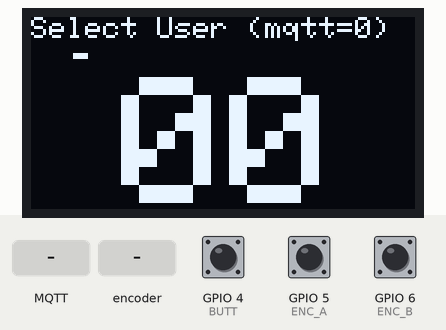
A sketch run on a simulated ESP32-C3. On the bench: 128×64 one-colour display. Inputs (shaded band) come from the test bench; at power-on: GPIO 4 (BUTT) HIGH, GPIO 5 (ENC_A) HIGH, GPIO 6 (ENC_B) HIGH. A WiFi scan finds three made-up networks; no MQTT or app messages arrive unless stated; not simulated (calls return 0 or success): arduino_secrets.h; what the sketch prints to the serial monitor is not drawn.

Above: at 5.7 s.
5.8 s: MQTT message "0" arrives on the first subscribed topic
At 7.35 s:
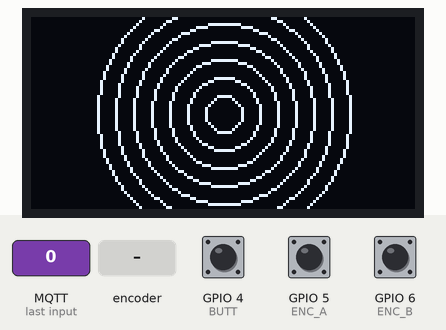
9.6 s: rotary encoder on GPIO 5 (ENC_A) / GPIO 6 (ENC_B) turned 1 step (first pin leading)
At 10.8 s:
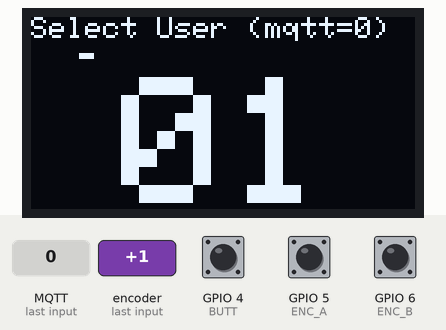
11.5 s: GPIO 4 (BUTT) pulled LOW for 1.3 s
At 12.9 s:
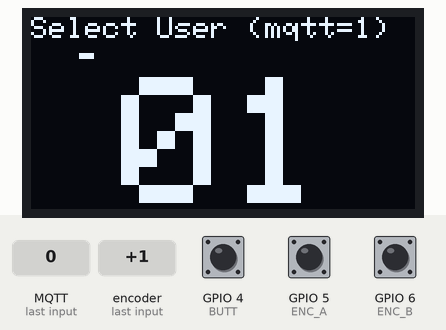
14.3 s: MQTT message "5" arrives on the first subscribed topic
At 16.43 s:
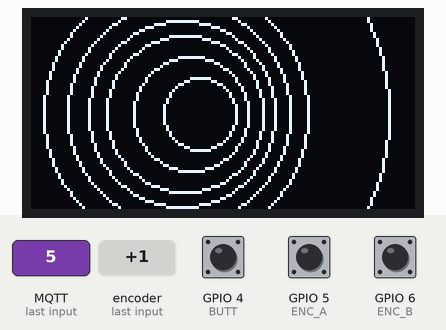
17.7 s: rotary encoder on GPIO 5 (ENC_A) / GPIO 6 (ENC_B) turned 1 step (first pin leading)
At 19.6 s:
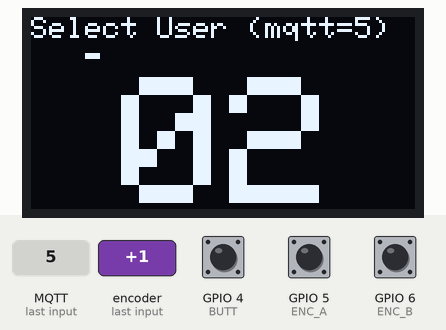
20.6 s: GPIO 4 (BUTT) pulled LOW for 1.3 s
At 21.7 s:
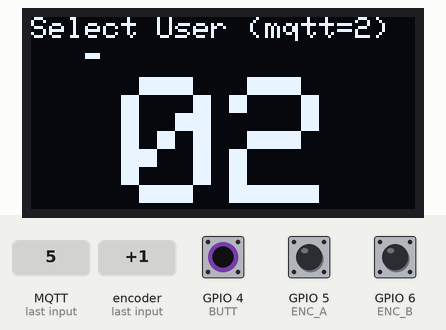
Timing chart, 0 to 23.6 s (numbered marks = the images above; inputs shaded):
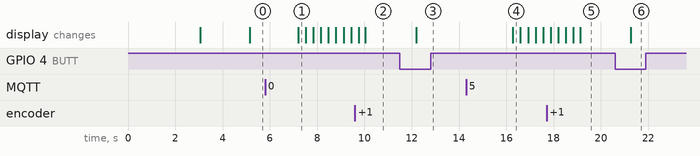

Measured:
- after the input at 5.8 s, the display: changes after 1.4 s (image 1)
- after the input at 11.5 s, the display: changes after 0.69 s (image 3)
- after the input at 14.3 s, the display: changes after 2.0 s (image 4)
- after the input at 20.6 s, the display: changes after 0.67 s (image 6)

The sketch:

esp32_S3_user_selector.ino
```cpp
// Duncan Wilson Oct 2025 - v1 - MQTT messager to vespera

// works with ESP32-C3-Zero
// https://www.waveshare.com/wiki/ESP32-C3-Zero

//***********************************************************************************************
// make sure to select USB CDC boot to enabled in tools menu
//***********************************************************************************************

/*
Pinout diagram: https://www.espboards.dev/esp32/esp32-s3-zero/

Rotary Encoder:
black wires to ground
red to 4
green to 5
yellow to 6

OLED screen
gnd to gnd
vdd to 3.3v
SDA to 8
SCK to 9
*/

#include <WiFi.h>
#include <PubSubClient.h>
#include "esp_mac.h"  // exposes esp_mac_type_t values
#include <Wire.h>
#include <Adafruit_GFX.h>
#include <Adafruit_SSD1306.h> // Note when using the adafruit examples i needed to change the address to 0x3C
#include "arduino_secrets.h"

/*
**** please enter your sensitive data in the Secret tab/arduino_secrets.h
**** using format below
#define SECRET_SSID "ssid name"
#define SECRET_PASS "ssid password"
#define SECRET_MQTTUSER "user name - eg student"
#define SECRET_MQTTPASS "password";
 */
const char* ssid          = SECRET_SSID;
const char* password      = SECRET_PASS;
const char* ssid1         = SECRET_SSID1;
const char* password1     = SECRET_PASS1;
const char* mqtt_username = SECRET_MQTTUSER;
const char* mqtt_password = SECRET_MQTTPASS;
const char* mqtt_server   = "mqtt.cetools.org";
const int mqtt_port       = 1884;

// create wifi object and mqtt object
WiFiClient espClient;
PubSubClient client(espClient);

// Here we define the MQTT topic we will be publishing data to
String mqtt_topic = "student/CASA0014/luminaire/user";
String clientId = ""; // will set once i have mac address so that it is unique
int vesperaUser = 0; // this holds current value of Vespera User on MQTT broker


// Rotary Encoder Variables
// Define rotary encoder pins - check which pins have interupts - these are for MKR boards
#define ENC_A 5
#define ENC_B 6
#define BUTT  4
unsigned long _lastIncReadTime = micros();
unsigned long _lastDecReadTime = micros();
int _pauseLength = 25000;
int _fastIncrement = 10;
volatile int counter = 0;
int upperlimit = 50;
int lowerlimit = 0;

// OLED screen
#define SCREEN_WIDTH 128 // Adjust for your display
#define SCREEN_HEIGHT 64
Adafruit_SSD1306 display(SCREEN_WIDTH, SCREEN_HEIGHT);

// This is some setup for the circles animation when button is pressed
// Structure to store circle information
struct Circle {
  int x, y, radius;
};
// Maximum number of circles
const int maxCircles = 8;
// Array to store circle information
Circle circles[maxCircles];

// use the onboard LED to show status of connection
#ifdef RGB_BUILTIN
#undef RGB_BUILTIN
#endif
#define RGB_BUILTIN 21

void setup() {
  Serial.begin(115200);
  delay(1000);

  neopixelWrite(RGB_BUILTIN,0,100,0); // GRB

  Serial.print("MAC address: ");
  Serial.println(getDefaultMacAddress());

  Serial.print("This device is Vespera User Selector");

  neopixelWrite(RGB_BUILTIN,0,0,100); // GRB

  // Connect to WiFi
  startWifi();

  // Connect to MQTT broker
  client.setServer(mqtt_server, mqtt_port);
  client.setBufferSize(2000);
  client.setCallback(callback);

  // Set encoder pins and attach interrupts
  Serial.println("Set-up rotary encoder");
  pinMode(ENC_A, INPUT_PULLUP);
  pinMode(ENC_B, INPUT_PULLUP);
  attachInterrupt(digitalPinToInterrupt(ENC_A), read_encoder, CHANGE);
  attachInterrupt(digitalPinToInterrupt(ENC_B), read_encoder, CHANGE);
  pinMode(BUTT, INPUT_PULLUP);  // Pin 4 reads 1 if not connected to GND

  // Screen setup - Use the default I2C pins for the ESP32-S3-Zero
  // SDA: GPIO 8, SCL: GPIO 9
  Serial.println("Set-up screen");
  Wire.begin(8,9);
  display.begin(SSD1306_SWITCHCAPVCC, 0x3C); // these amazon screens are different address to adafruit ones
  display.clearDisplay();
  display.setTextSize(1);
  display.setTextColor(WHITE);
  // Initialize circles
  for (int i = 1; i < maxCircles; i++) {
    circles[i].x = SCREEN_WIDTH / 2;
    circles[i].y = SCREEN_HEIGHT / 2;
    circles[i].radius = i*5;
  }

  Serial.println("Set-up complete");
  neopixelWrite(RGB_BUILTIN,100,0,0); // GRB
}

void loop() {

  static int lastCounter = 0; // this holds current value of encoder display on device

  // Reconnect if necessary
  if (!client.connected()) {
    reconnectMQTT();
  }

  if (WiFi.status() != WL_CONNECTED){
    startWifi();
  }
  // keep mqtt alive
  client.loop();

  // Rotary Encoder
  // If count has changed print the new value to serial
  if(counter != lastCounter){
    if (counter > upperlimit) {
      counter = upperlimit;
    } else if (counter < lowerlimit) {
      counter = lowerlimit;
    }
    Serial.println(counter);
    lastCounter = counter;
  }
  if(!digitalRead(BUTT)){
    neopixelWrite(RGB_BUILTIN,0,100,0); // GRB
    vesperaUser = counter;
    Serial.print("vesperaUser:");
    Serial.print(vesperaUser);
    Serial.print(" sending to MQTT");
    // Publish user value to MQTT broker
    // Convert the integer to a String
    String payloadStr = String(vesperaUser);

    // Publish the String as a character array
    // .c_str() converts the String to a const char*
    // Publish the String with a 'true' flag for retained message
    // The syntax is: publish(topic, payload, retained)
    client.publish(mqtt_topic.c_str(), payloadStr.c_str(), true);

    delay(100);
    neopixelWrite(RGB_BUILTIN,100,0,0); // GRB
  }

  // Screen
  display.clearDisplay();
  displaytitle(vesperaUser);
  displaycounter(lastCounter);

}

// Function to handle incoming MQTT messages
void callback(char* topic, byte* payload, unsigned int length) {
  Serial.print("Message received on topic: ");
  Serial.println(topic);

  // Check if the received topic is the one we care about
  if (strcmp(topic, mqtt_topic.c_str()) == 0) {
    // Create a buffer to hold the payload string
    char payloadStr[length + 1];
    // Copy the payload bytes into the string buffer
    memcpy(payloadStr, payload, length);
    // Add a null terminator to make it a valid C-string
    payloadStr[length] = '\0';

    // Convert the string to an integer
    int receivedValue = atoi(payloadStr);

    // Update the global vesperaUser variable
    vesperaUser = receivedValue;

    wormhole(80);

    Serial.print("Updated vesperaUser to: ");
    Serial.println(vesperaUser);
  }

}


void displaytitle(int user){
  display.setTextSize(1);
  display.setCursor(0, 0);
  display.print("Select User (mqtt=");
  display.print(user);
  display.print(")");

}

void displaycounter(int counter){
  // Convert counter to a string for display
  String counterStr = String(counter);

  // Pad with leading zeros if necessary
  if (counter < 10) {
    counterStr = "0" + counterStr;
  }

  display.setCursor(30, 20); // Reset cursor position
  display.setTextSize(6);
  display.print(counterStr);

  display.drawRect((counter*2)+14, 12, 5, 2, WHITE);

  display.display(); // Update the display

}

void read_encoder() {
  // Encoder interrupt routine for both pins. Updates counter
  // if they are valid and have rotated a full indent

  static uint8_t old_AB = 3;  // Lookup table index
  static int8_t encval = 0;   // Encoder value
  static const int8_t enc_states[]  = {0,-1,1,0,1,0,0,-1,-1,0,0,1,0,1,-1,0}; // Lookup table

  old_AB <<=2;  // Remember previous state

  if (digitalRead(ENC_A)) old_AB |= 0x02; // Add current state of pin A
  if (digitalRead(ENC_B)) old_AB |= 0x01; // Add current state of pin B

  encval += enc_states[( old_AB & 0x0f )];

  // Update counter if encoder has rotated a full indent, that is at least 4 steps
  if( encval > 3 ) {        // Four steps forward
    int changevalue = 1;
    if((micros() - _lastIncReadTime) < _pauseLength) {
      changevalue = _fastIncrement * changevalue;
    }
    _lastIncReadTime = micros();
    counter = counter + changevalue;              // Update counter
    encval = 0;
  }
  else if( encval < -3 ) {        // Four steps backward
    int changevalue = -1;
    if((micros() - _lastDecReadTime) < _pauseLength) {
      changevalue = _fastIncrement * changevalue;
    }
    _lastDecReadTime = micros();
    counter = counter + changevalue;              // Update counter
    encval = 0;
  }
}

void wormhole(int cycles){
  // Starting position at the center
  int x = SCREEN_WIDTH / 2;
  int y = SCREEN_HEIGHT / 2;
  int circlestart = x;
  int direction = 1;

  for (int i = 0; i < cycles; i++) {
    display.clearDisplay();

    circlestart += direction;

    if(circlestart < x - 20){
      direction = 1;
    }else if(circlestart > x+20){
      direction = -1;
    }

    // Move circles and draw them
    for (int i = 1; i < maxCircles; i++) {
      circles[i].radius *= 1.2; // Adjust expansion rate
      display.drawCircle(circles[i].x, circles[i].y, circles[i].radius, WHITE);

      if (circles[i].radius > SCREEN_WIDTH / 2) {
        // Reset the circle
        circles[i].radius = 6;
        circles[i].x = circlestart;
      }

    }
    display.display();
    delay(10);
  }

}
```

connections.ino
```cpp
// Connect wifi and get mac address for unique clientId and print out some setup info
void startWifi(){

  neopixelWrite(RGB_BUILTIN,0,100,0); // GRB

  // Function for connecting to a WiFi network
  // is looking for UCL_IoT and a back up network (usually a home one!)
  int n = WiFi.scanNetworks();
  Serial.println("Scan done");
  if (n == 0) {
    Serial.println("no networks found");
  } else {
    Serial.print(n);
    Serial.println(" networks found");
    // loop through all the networks and if you find UCL_IoT or the backup - ssid1
    // then connect to wifi
    for (int i = 0; i < n; ++i){
      // Primary network
      Serial.println(WiFi.SSID(i));
      if (WiFi.SSID(i) == ssid) {
        Serial.print("Connecting to ");
        Serial.println(ssid);
        WiFi.begin(ssid, password);
        while (WiFi.status() != WL_CONNECTED) {
          delay(600);
          Serial.print(".");
        }
        if (WiFi.status() == WL_CONNECTED) {
          Serial.println("Connected to " + String(ssid));
          neopixelWrite(RGB_BUILTIN,100,0,0); // GRB
          break; // Exit the loop if connected
        } else {
          Serial.println("Failed to connect to " + String(ssid));
        }
      // Secondary Network
      } else if (WiFi.SSID(i) == ssid1) {
        Serial.print("Connecting to ");
        Serial.println(ssid1);
        WiFi.begin(ssid1, password1);
        while (WiFi.status() != WL_CONNECTED) {
          delay(600);
          Serial.print(".");
        }
        if (WiFi.status() == WL_CONNECTED) {
          Serial.println("Connected to " + String(ssid1));
          neopixelWrite(RGB_BUILTIN,100,0,0); // GRB
          break; // Exit the loop if connected
        } else {
          Serial.println("Failed to connect to " + String(ssid1));
          neopixelWrite(RGB_BUILTIN,0,100,0); // GRB
        }
      // No Network!
      } else {
        Serial.println("Couldn't find any configured networks");
        neopixelWrite(RGB_BUILTIN,0,0,100); // GRB
      }

    }
  }


  Serial.println("");
  Serial.println("WiFi connected");
  Serial.print("IP address: ");
  Serial.println(WiFi.localIP());
  // need to create a unique id to connect to MQTT broker - will use mac address
  String macAddress = WiFi.macAddress();
  macAddress.replace(":", "-");
  clientId = "CE-Vespera-" + macAddress;
  Serial.print("MQTT Client-id: ");
  Serial.println(clientId);

}


// handle reconnects to MQTT broker
void reconnectMQTT() {
  // Loop until we're reconnected
  neopixelWrite(RGB_BUILTIN,0,100,0); // GRB
  while (!client.connected()) {
    Serial.println("Connecting to MQTT...");
    if (client.connect(clientId.c_str(), mqtt_username, mqtt_password)) {
      Serial.println("connected");
      // Subscribe to the topic you want to listen to
      client.subscribe(mqtt_topic.c_str());
      Serial.println("Subscribed to MQTT topics");
    } else {
      Serial.print("failed, rc=");
      Serial.print(client.state());
      Serial.println(" try again in 5 seconds");
      delay(5000);
    }
  }
  neopixelWrite(RGB_BUILTIN,100,0,0); // GRB
}


// function to return the MAC address of the device
String getDefaultMacAddress() {
  String mac = "";
  unsigned char mac_base[6] = {0};
  if (esp_efuse_mac_get_default(mac_base) == ESP_OK) {
    char buffer[18];  // 6*2 characters for hex + 5 characters for colons + 1 character for null terminator
    sprintf(buffer, "%02X:%02X:%02X:%02X:%02X:%02X", mac_base[0], mac_base[1], mac_base[2], mac_base[3], mac_base[4], mac_base[5]);
    mac = buffer;
  }
  return mac;
}
```
